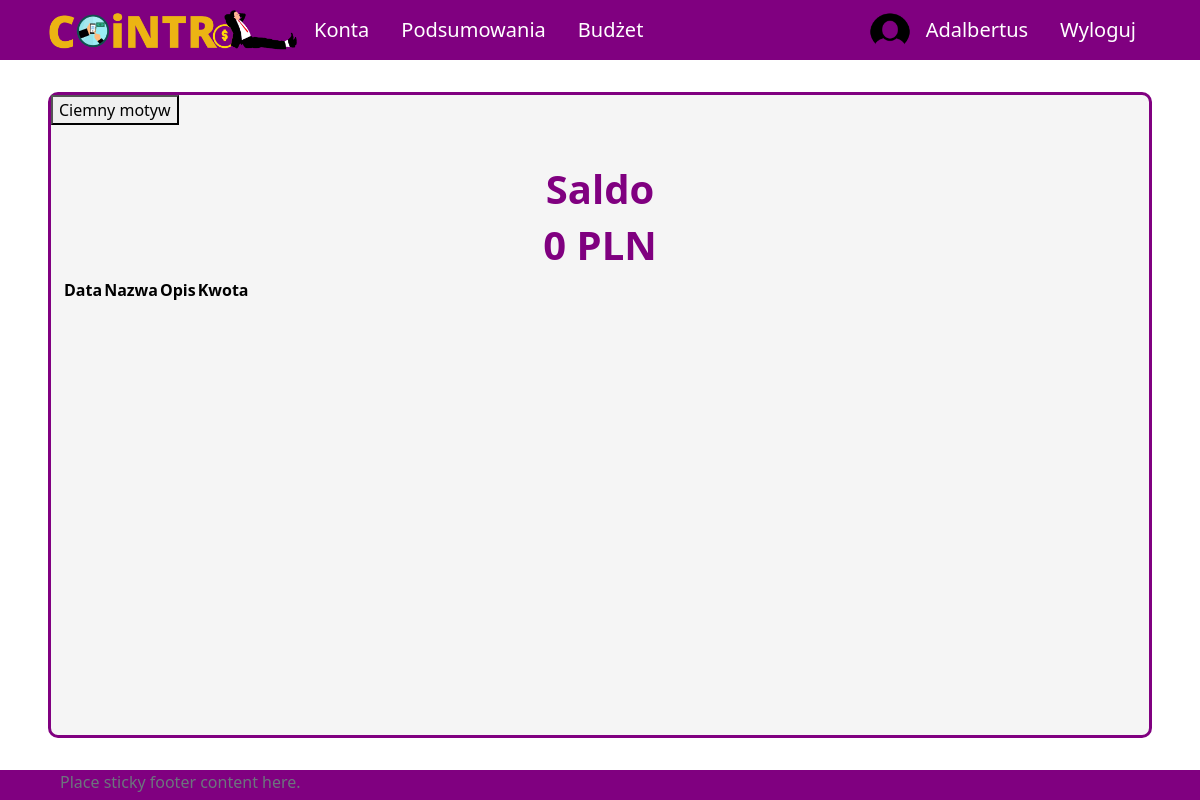
Page / (signed in) on the earlier database version.
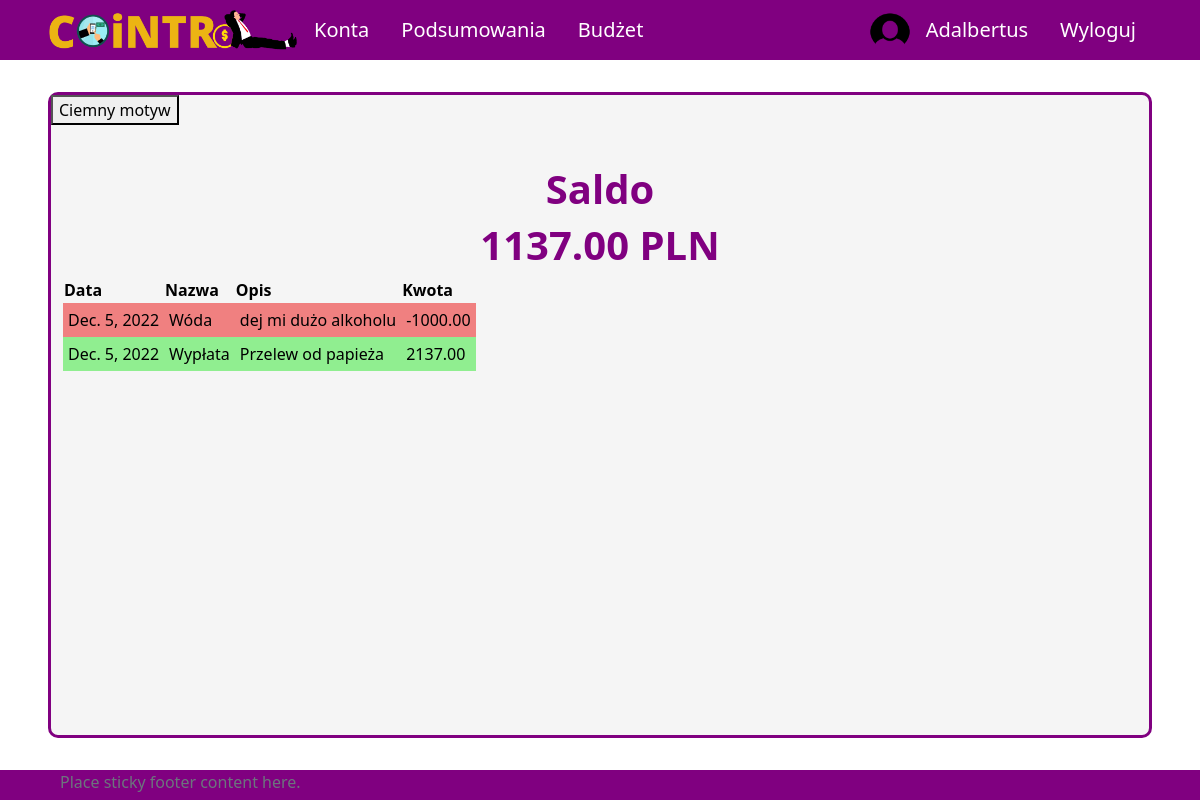
Same page on the later database version.
### aplication/models.py (models this page shows, shortened)
class Transaction(models.Model):
    id_account = models.ForeignKey(Account, on_delete=models.CASCADE)
    id_user = models.ForeignKey(Profile, on_delete=models.SET_NULL, null=True) #konto z którego dokonano transakcji zostało usunięte ale transakcja ma pozostać
    id_category = models.ForeignKey(Category, on_delete=models.CASCADE, null=True, blank=True)
    id_subcategory = models.ForeignKey(Subcategory, on_delete=models.SET_NULL, null=True, blank=True)
    name = models.CharField(max_length=50)
    currency = models.ForeignKey(Currency, on_delete=models.SET_NULL, null=True)
    is_periodic = models.BooleanField(default=False)
    amount = models.DecimalField(max_digits=10, decimal_places=2)
    converted_amount = models.DecimalField(max_digits=10, decimal_places=2)
    transaction_date = models.DateField()
    description = models.CharField(max_length=255, blank=True, null=True)
    id = models.UUIDField(default=uuid.uuid4, unique=True, primary_key=True, editable=False)

### aplication/views.py (the view)
# urls.py: 2. Add a URL to urlpatterns:  path('', views.home, name='home')
def home(request):
    if request.user.is_authenticated:
        balance = 0
        user_accounts = User_Account.objects.filter(id_user = request.user.profile.id)
        accounts = []
        for ua in user_accounts:
            if ua.id_account.owner == request.user.profile:
                accounts.append(ua.id_account)
        transactions = Transaction.objects.filter(id_user=request.user.profile).order_by('-transaction_date')
        for acc in accounts:
            balance += acc.calculate_balance()
        context = {
            "transactions": transactions,
            'profile_balance': balance
        }
        return render(request, 'application/home/home-login.html', context)
    else:
        return render(request, 'application/home/home-logout.html')

### aplication/models.py (called while the page is built)
    def calculate_balance(self):
        balance = 0
        transactions = Transaction.objects.filter(id_account=self)
        for transaction in transactions:
            balance += transaction.converted_amount
        return balance

### templates/application/home/home-login.html (shortened to what this page needs)
{% extends 'application/base.html' %}
{% block content %}
    <div class="title">
        <h1>Saldo</h1>
        <h1>{{ profile_balance }} PLN</h1>
    </div>
    <div class="content">
        <table>
            <tr>
                <th>Data</th>
                <th>Nazwa</th>
                <th>Opis</th>
                <th>Kwota</th>
            </tr>
            {% for tr in transactions %}
            {% if tr.converted_amount > 0 %}
            <tr class="transaction income">
            {% else %}
            <tr class="transaction expense">
            {% endif %}
                <td>{{ tr.transaction_date }}</td>
                <td>{{ tr.name }}</td>
                <td>{{ tr.description }}</td>
                <td>{{ tr.converted_amount }}</td>
            </tr>
            {% endfor %}
        </table>
    </div>
{% endblock  %}

### templates/application/base.html (shortened to what this page needs)
{%load static%}
<!DOCTYPE html>
<html lang="pl">
<head>
    <link href="https://cdn.jsdelivr.net/npm/bootstrap@5.2.2/dist/css/bootstrap.min.css" rel="stylesheet">
    <link rel="stylesheet" type="text/css" href="{% static 'css/style.css' %}">
</head>
<body onload="checkColorMode()">
    <nav class="nav">
        {% if user.is_authenticated %}
        <ul class="nav justify-content-start">
            <li class="nav-item"><a id="logo-link" class="nav-link" href="{% url 'home' %}">
                <img onmouseover="logoHover()" onmouseout="logoOut()" id="app-logo" src="{% static 'images/logo.png' %}">
            </a>
            <li class="nav-item"><a class="nav-link" href="{% url 'all-accounts' %}">Konta</a></li>
            <li class="nav-item"><a class="nav-link" href="#">Podsumowania</a></li>
            <li class="nav-item"><a class="nav-link" href="#">Budżet</a></li>
        </ul>
        <ul class="nav justify-content-end">
            <img src="{% static 'images/circle_user_image.png' %}", style="border-radius: 50%; width: 40px;">
            <li class="nav-item"><a class="nav-link" href="{% url 'profile' %}">{{ user.username }}</a></li>
            <li class="nav-item"><a class="nav-link" href="{% url 'logout' %}">Wyloguj</a></li>
        </ul>
        {% endif %}
    </nav>
    <div id = "site-content">
        <button onclick="darkMode()" id="dark-mode-button">Ciemny motyw</button>
        {% block content %}
        {% endblock %}
    </div>
    <footer class="footer">
        <div class="container">
            <span class="text-muted">Place sticky footer content here.</span>
        </div>
    </footer>
</body>
</html>

### aplication/static/css/style.css (style rules this page uses)
body { background-color: white; color: black; }
a.nav-link { color: white; font-size: 20px; }
ul.nav { align-items: center; }
nav.nav { height: 60px; background-color: purple; justify-content: space-between; padding-left: 4vw; padding-right: 4vw; }
#logo-link { padding: 0; }
#app-logo { width: 250px; }
#site-content { min-height: calc(100vh - 60px - 8vh - 30px); margin-top: 4vh; margin-bottom: 4vh; margin-left: 4vw; margin-right: 4vw; border: 3px solid purple; border-radius: 10px; background-color: whitesmoke; }
div.title { padding-top: 5vh; display: flex; align-items: center; flex-direction: column; }
div.title h1 { color: purple; font-size: 40px; font-weight: bold; }
div.content { padding-left: 1vw; padding-right: 1vw; }
tr.transaction > td { padding: 5px; }
tr.income { background-color: lightgreen; }
tr.expense { background-color: lightcoral; }
footer { height: 30px; background-color: purple; justify-content: space-between; padding-left: 4vw; padding-right: 4vw; }

Differences in the rows shown:
added Transaction: transaction_date "Dec. 5, 2022", name "Wóda", description "dej mi dużo alkoholu", converted_amount "-1000.00"
added Transaction: transaction_date "Dec. 5, 2022", name "Wypłata", description "Przelew od papieża", converted_amount "2137.00"
Other differences:
{{ profile_balance }}: "0" → "1137.00"
